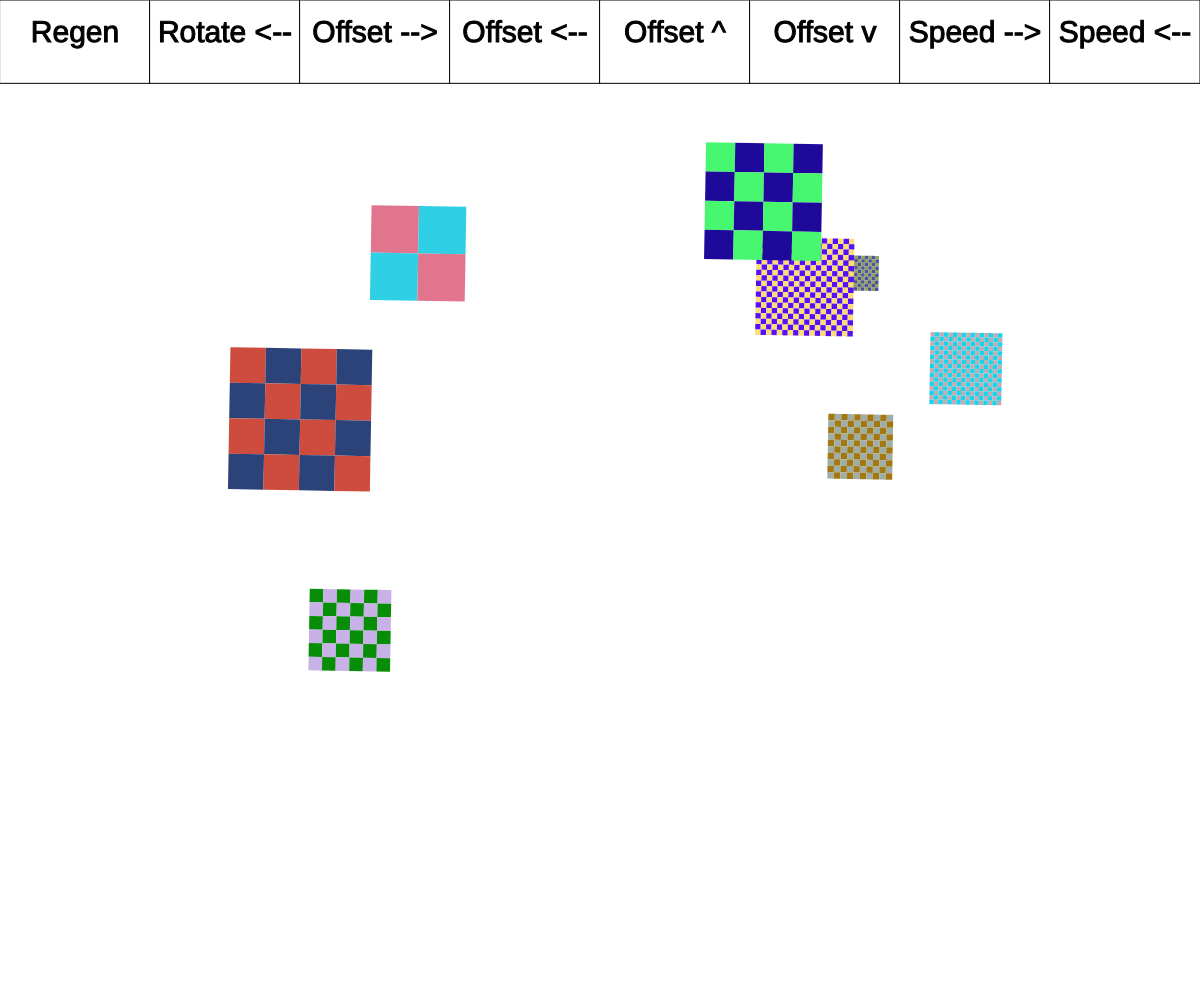
Frame 1 (no input)
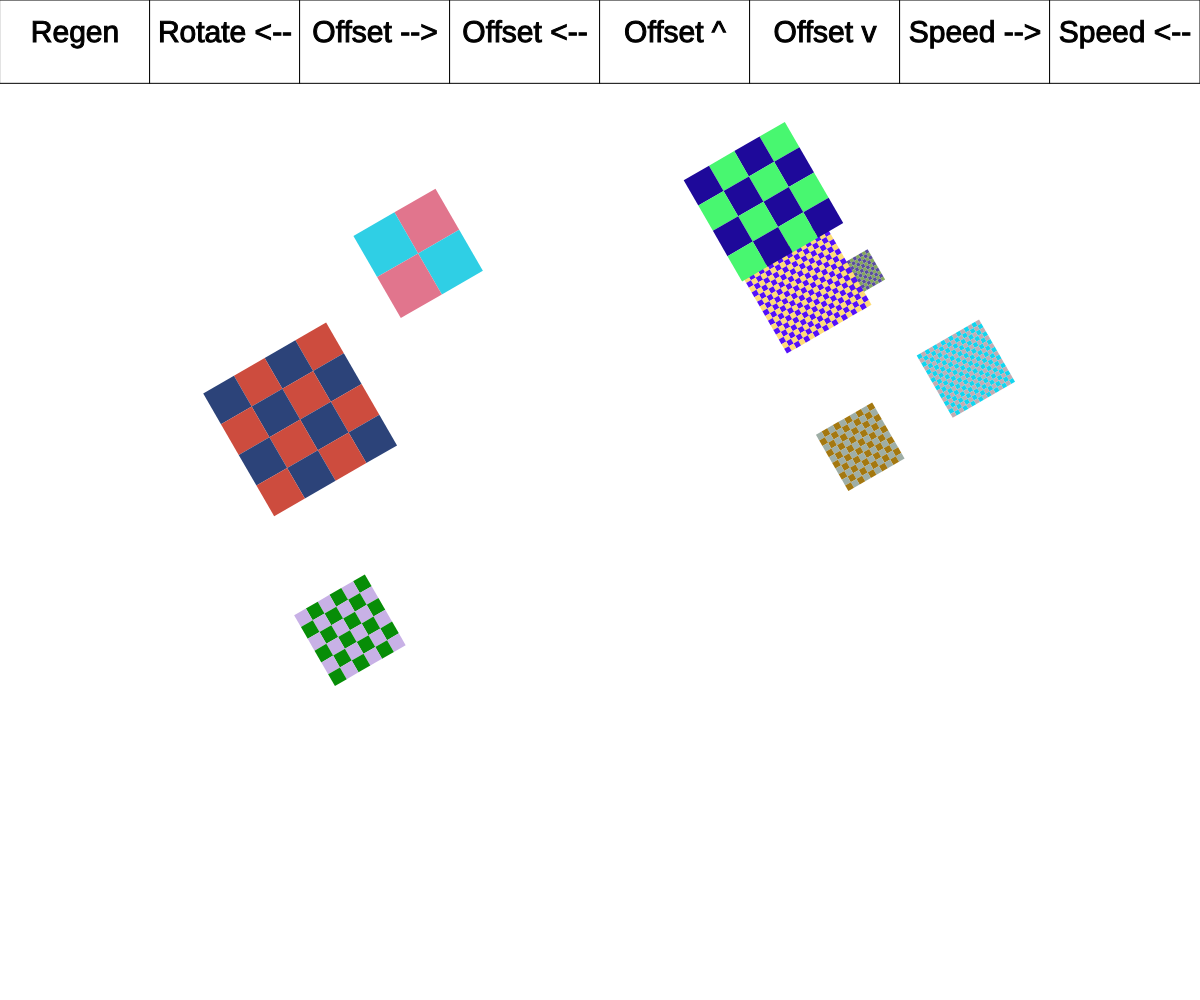
Frame 60 (no input)
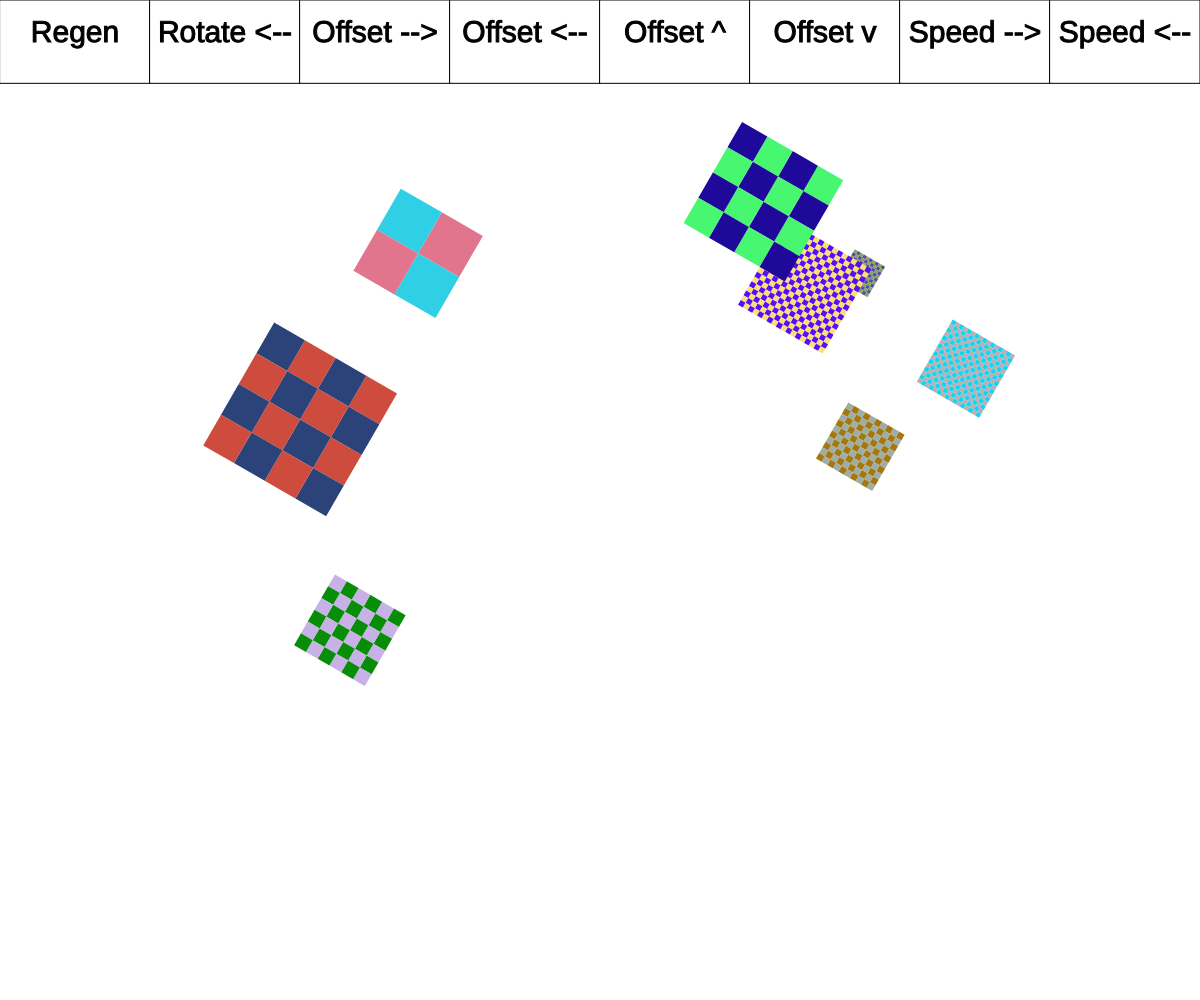
Frame 120 (the mouse pressed at the canvas centre since frame 60)

The p5.js sketch that drew these frames (run headless with seeded random() and noise() and a simulated clock; from frame 60 on, the mouse is pressed at the canvas centre):

// p5.js sketch
// ── sketch.js

var boards;
var rotation = 0;
var rot_dir = 1
var press = false;
var offset = 0;
var yoffset = 0;
var speed = 1;

function setup() {
	angleMode(DEGREES)
	noStroke()
	boardNum = random(1, 10)
	boards = []
	for (i=0;i<boardNum;i++) {
		squareCount = floor(random(1, 20))
		if (squareCount%2!=0) {
			squareCount++
		}
		boards.push([random(1,5), random(1,5), randColor(), randColor(), random(10, 200), squareCount])
		print(boards[i])
	}
}

function draw() {
	rotation+=speed
	createCanvas(windowWidth, windowHeight)
	for (i=0;i<boards.length;i++) {
		rotateSquare(rotation*rot_dir, boards[i])
	}
	if (button(0,0,width/8, height/12, "Regen", "white", "black", width/40)) {
		setup()
	}
	if (rot_dir == 1) {
		if (button(width/8,0,width/8, height/12, "Rotate <--", "white", "black", width/40)) {
			rot_dir = -1
		}
	} else {
		if (button(width/8,0,width/8, height/12, "Rotate -->", "white", "black", width/40)) {
			rot_dir = 1
		}
	}
	if (button(2*(width/8),0,width/8, height/12, "Offset -->", "white", "black", width/40)) {
			offset+=(width/16)
	}
	if (button(3*(width/8),0,width/8, height/12, "Offset <--", "white", "black", width/40)) {
			offset-=(width/16)
	}
	if (button(4*(width/8),0,width/8, height/12, "Offset ^", "white", "black", width/40)) {
			yoffset-=(width/16)
	}
	if (button(5*(width/8),0,width/8, height/12, "Offset v", "white", "black", width/40)) {
			yoffset+=(width/16)
	}
	if (button(6*(width/8),0,width/8, height/12, "Speed -->", "white", "black", width/40)) {
			speed++
	}
	if (button(7*(width/8),0,width/8, height/12, "Speed <--", "white", "black", width/40)) {
			speed--
	}
}

function rotateSquare(rotation, board) {
	push()
	rectMode(CORNER)
	translate((width/board[0]) + offset, (height/board[1]) + yoffset)
	rotate(rotation)
	drawCheckerBoard(-.5*board[4], -.5*board[4], board[2], board[3], board[4], board[5])
	pop()
}

// Can call function with all required variables
function drawCheckerBoard(x, y, c1, c2, bs, sc) {
	ss = bs/sc
	rowOdd = true
	colOdd = true
	for (row=0;row<sc;row++) {
		for (col=0;col<sc;col++) {
			fill(c2)
			if (rowOdd == colOdd) {
				fill(c1)
			}
			rect(x + (ss*col),y + (ss*row),ss,ss) 
			rowOdd = !rowOdd
		}
		colOdd = !colOdd
	}

}

function randColor() {
	return [random(255), random(255), random(255)]
}

function pressed() {
	if (!press && mouseIsPressed) {
		press = true
		return true
	} else if (!mouseIsPressed) {
		press = false
		return false
	}
}

function button(x,y,w,h,txt,c,tc,ts) {
	push()
	rectMode(CORNER)
	strokeWeight(1)
	stroke(0)
	fill(c)
	rect(x, y, w, h)
	textAlign(CENTER)
	textSize(ts)
	fill(tc)
	text(txt,x + w/2, y + h/2)
	pop()
	if (mouseX <= x+w && mouseY <= y+h && mouseX >= x && mouseY >= y && pressed()) {
		return true
	}
	return false

}
